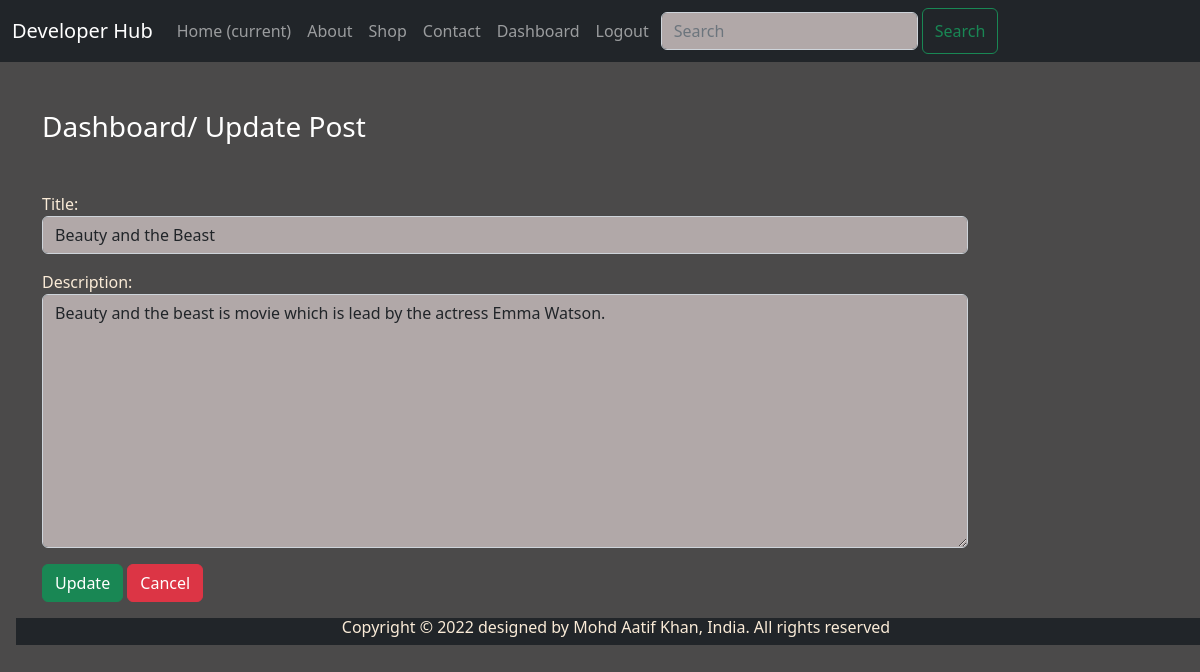
The app's page /myapp/updatepost/2/ (signed in) with its own data.
### myapp/models.py (models this page shows)
class Post(models.Model):
 title = models.CharField(max_length=150)
 desc = models.TextField()

### myapp/views.py (the view)
# urls.py: path('updatepost/<int:id>/', views.update_post, name='updatepost'),
def update_post(request, id):
    if request.user.is_authenticated:
        if request.method == 'POST':
            pi = Post.objects.get(pk=id)
            form = PostForm(request.POST, instance=pi)
            if form.is_valid():
                form.save()
        else:
            pi = Post.objects.get(pk=id)
            form = PostForm(instance=pi)
        return render(request, 'myapp/updatepost.html', {'form': form})
    else:
        return HttpResponseRedirect('/login/')

### myapp/forms.py
class PostForm(forms.ModelForm):
  class Meta:
    model = Post
    fields = ['title', 'desc']
    labels = {'title':'Title', 'desc':'Description'}
    widgets = {'title':forms.TextInput(attrs={'class':'form-control'}),
    'desc':forms.Textarea(attrs={'class':'form-control'}), }

### myapp/templates/myapp/updatepost.html (shortened to what this page needs)
{% extends 'myapp/base.html' %}
{% load static %}
{% block content %}
<div class="col-sm-10">
<h3 class="text-white my-5">Dashboard/ Update Post</h3>
<form action="" method="post" novalidate>
 {{form.as_p}}
 <input type="submit" value="Update" class="btn btn-success">
 <a href="{% url 'dashboard' %}" class="btn btn-danger">Cancel</a>
</form>
</div>
{% endblock content %}

### myapp/static/myapp/css/style.css (style rules this page uses)
body { background-color: rgb(75, 74, 74); color: antiquewhite; }
.form-control { background-color: rgb(177, 168, 168); }

### records on screen
Post: title "Beauty and the Beast", desc "Beauty and the beast is movie which is lead by the actress Emma Watson."
